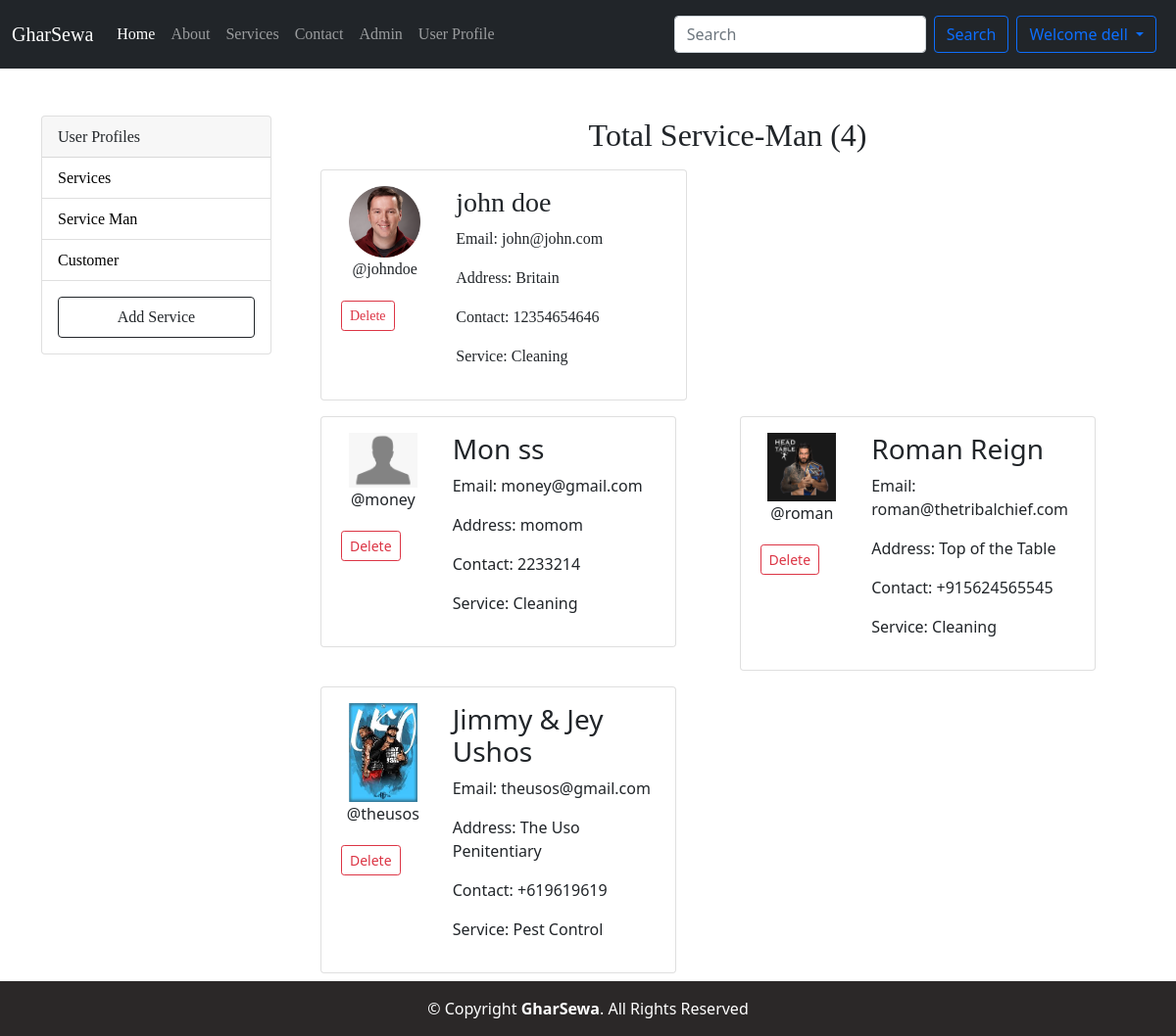
Before: /user_profile/?category=users (signed in) with the older database file.
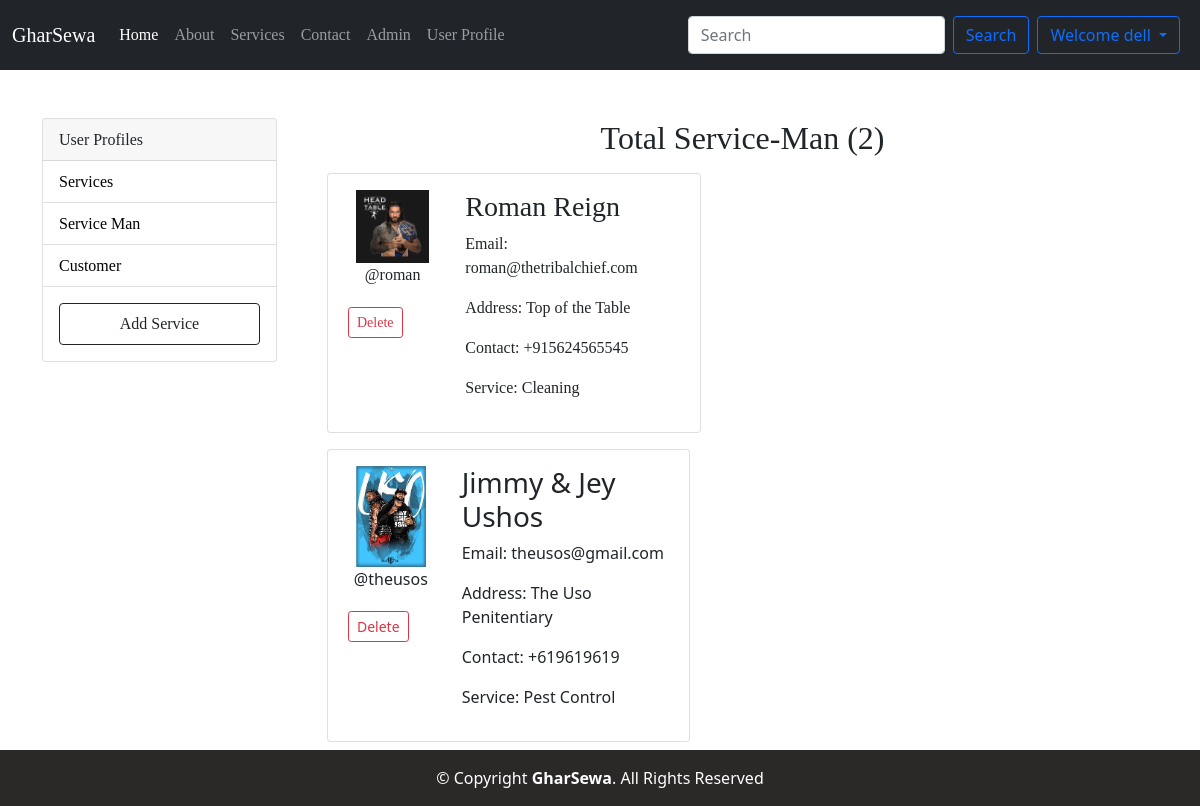
After: the same page with the newer database file.
### home/models.py (models this page shows, shortened)
class Service_Man(models.Model):
    status = models.ForeignKey(Status, on_delete=models.CASCADE, null=True)
    user = models.ForeignKey(User, on_delete=CASCADE, null=True)
    phone = models.CharField(max_length=20, null=True)
    image = models.ImageField(upload_to='service_man/', null=True)
    address = models.CharField(max_length=100, null=True)
    service = models.ForeignKey(
        Service, on_delete=CASCADE, null=True, blank=True)
    date_joined = models.DateField(auto_now_add=True)

class Service(models.Model):
    service_id = models.AutoField(primary_key=True)
    service_name = models.CharField(max_length=50)
    service_desc = models.TextField()
    image = models.FileField(null=True)
    pub_date = models.DateField(auto_now_add=True)

### home/views.py (the view)
# urls.py: path('user_profile/', views.user_profile, name='user_profile'),
@login_required(login_url='login')
def user_profile(request):
    if request.user.is_staff:
        category = request.GET.get('category')
        if category == None:
            services = Service.objects.all()
            count = services.count()
            category = 'Total Services Offered'
            return render(request, 'user_profile.html', {'services': services, 'count': count, 'category': category},)
        elif category == 'users':
            users = Service_Man.objects.all()
            count = users.count()
            category = 'Total Service-Man'
            return render(request, 'user_profile.html', {'users': users, 'count': count, 'category': category})
        elif category == 'customer':
            customers = Customer.objects.all()
            count = customers.count()
            category = "Total Customers"
            return render(request, 'user_profile.html', {'customers': customers, 'count': count, 'category': category})
        else:
            return render(request, 'user_profile.html')
    else:
        return HttpResponse('Error')

### templates/user_profile.html (shortened to what this page needs)
{% extends 'base.html' %}
{% load static %}
{% block body %}
<div class="container mt-5">
    <div class="row">
        <div class="col-md-3">
            <div class="card">
                <div class="card-header">
                    <a>User Profiles</a>
                </div>
                <ul class="list-group list-group-flush">
                    <li class="list-group-item">
                        <a href="{% url 'user_profile' %}">Services</a>
                    </li>
                    <li class="list-group-item">
                        <a href="{% url 'user_profile' %}?category=users">Service Man</a>
                    </li>
                    <li class="list-group-item">
                        <a href="{% url 'user_profile' %}?category=customer">Customer</a>
                    </li>
                </ul>
                <a href="{% url 'add_service' %}" class="btn btn-outline-dark p-2 m-3">Add Service</a>
            </div>
        </div>
        <div class="col-md-9">
            <div class="row">
                <h2 class="text-center"><a>{{category}} ({{count}})</h2>
                {% for user in users %}
                <div class="col-md-6">
                    <div class="card card-body my-2">
                        <div class="row">
                            <div class="col-md-4">
                                <div>
                                    <img src="{{user.image.url}}" class="image-thumbnail w-75 m-auto" alt="Photos">
                                    <p class="text-center">@{{user.user.username}}</p>
                                </div>
                                <div>
                                    <button class="btn btn-outline-danger btn-sm m-1" data-bs-toggle="modal"
                                        data-bs-target="#deleteUser">Delete</button>
                                </div>
                            </div>
                            <div class="col-md-8">
                                <h3>{{user.user.first_name}} {{user.user.last_name}}</h3>
                                <p>Email: {{user.user.email}}</p>
                                <p>Address: {{user.address}}</p>
                                <p>Contact: {{user.phone}}</p>
                                <p>Service: {{user.service.service_name}}</p>
                            </div>
                        </div>
                    </div>
                </div>
                {% endfor %}
            </div>
        </div>
    </div>
</div>
{% endblock body %}

Changed rows visible on the page:
removed Service_Man: image (picture), user.username "johndoe", user.first_name "john", user.last_name "doe", user.email "john@john.com", address "Britain", phone "12354654646", service.service_name "Cleaning"
removed Service_Man: image (placeholder picture), user.username "money", user.first_name "Mon", user.last_name "ss", user.email "money@gmail.com", address "momom", phone "2233214", service.service_name "Cleaning"
Other visible differences:
{{ count }}: "4" → "2"
